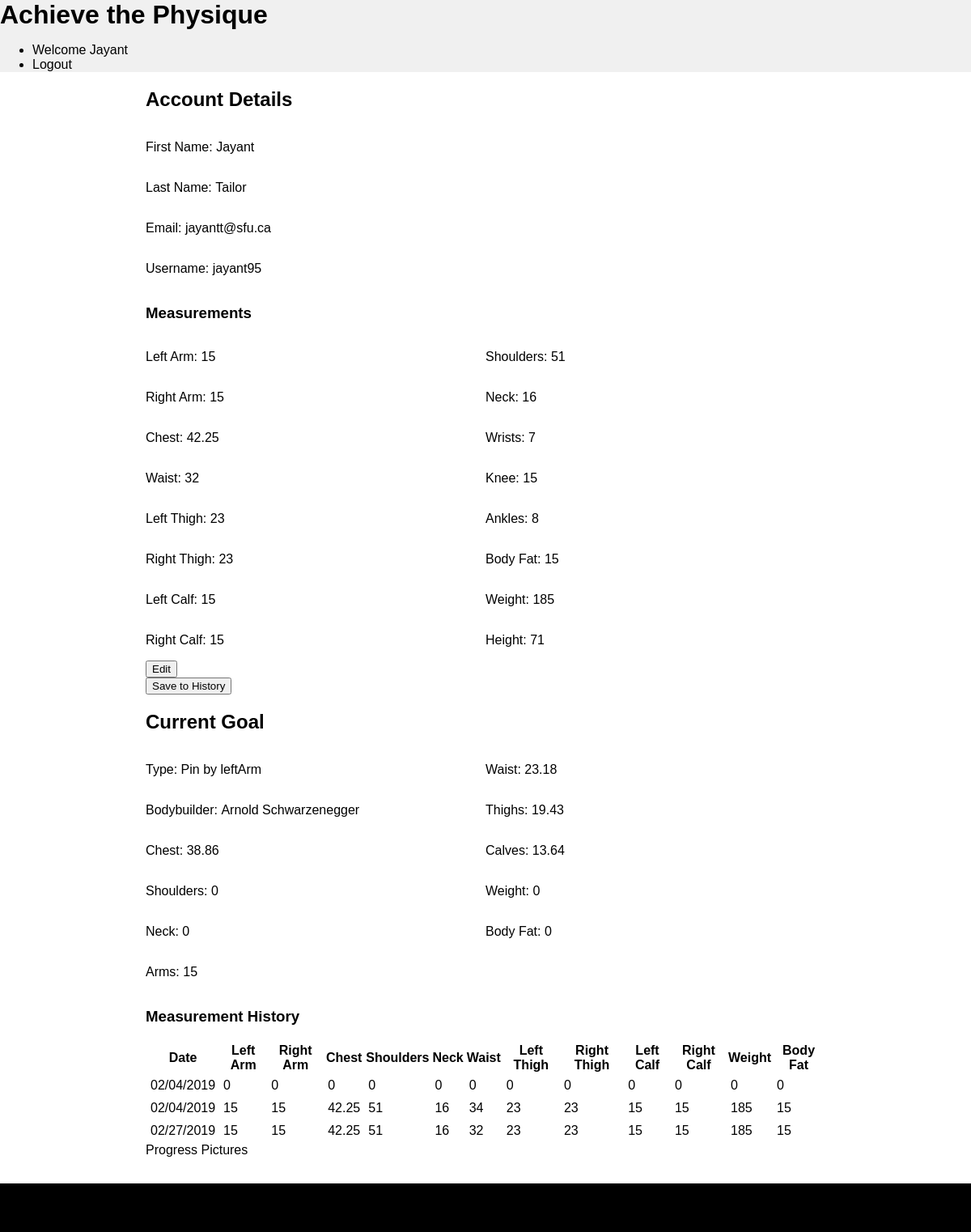
Screenshot of /profile.php (signed in) with the database file from the repository.
### tables this page shows
CREATE TABLE `members` (
  `memberID` int(11) NOT NULL,
  `firstName` varchar(255) NOT NULL,
  `lastName` varchar(255) NOT NULL,
  `email` varchar(255) NOT NULL,
  `username` varchar(255) NOT NULL,
  `password` varchar(255) NOT NULL,
  `leftArm` float NOT NULL,
  `rightArm` float NOT NULL,
  `chest` float NOT NULL,
  `waist` float NOT NULL,
  `leftThigh` float NOT NULL,
  `rightThigh` float NOT NULL,
  `leftCalf` float NOT NULL,
  `rightCalf` float NOT NULL,
  `shoulders` float NOT NULL,
  `wrists` float NOT NULL,
  `ankles` float NOT NULL,
  `bodyFat` float NOT NULL,
  `weight` float NOT NULL,
  `neck` float NOT NULL,
  `knee` float NOT NULL,
  `height` float NOT NULL
);

CREATE TABLE `goals` (
  `memberID` int(11) NOT NULL,
  `goalID` int(11) NOT NULL,
  `bodybuilderID` int(11) NOT NULL,
  `bodybuilderName` varchar(255) NOT NULL,
  `featureName` varchar(255) NOT NULL,
  `currentGoal` tinyint(1) NOT NULL,
  `date` varchar(255) NOT NULL,
  `arms` float NOT NULL,
  `chest` float NOT NULL,
  `waist` float NOT NULL,
  `thighs` float NOT NULL,
  `calves` float NOT NULL,
  `shoulders` float NOT NULL,
  `neck` float NOT NULL,
  `weight` float NOT NULL,
  `bodyFat` float NOT NULL
);

CREATE TABLE `memberlog` (
  `measurementID` int(11) NOT NULL,
  `memberID` int(11) NOT NULL,
  `timestamp` varchar(255) NOT NULL,
  `leftArm` float NOT NULL,
  `rightArm` float NOT NULL,
  `chest` float NOT NULL,
  `waist` float NOT NULL,
  `leftThigh` float NOT NULL,
  `rightThigh` float NOT NULL,
  `leftCalf` float NOT NULL,
  `rightCalf` float NOT NULL,
  `shoulders` float NOT NULL,
  `weight` float NOT NULL,
  `bodyFat` float NOT NULL,
  `neck` float NOT NULL
);

### includes/helper_functions.php (called while the page is built, shortened)
<?php
  function getProfileInformation($username, $connection) {
    $user_profile = [];
    if ($stmt = $connection->prepare('SELECT * FROM members WHERE username = ? LIMIT 1')) {
      $stmt->bind_param('s', $username);
      $stmt->execute();
    } else {
      $error = $connection->errno . ' ' . $connection->error;
      echo $error;
    }
    $result = $stmt->get_result();
    while ($row = $result->fetch_assoc()) {
      $user_profile['first-name'] = $row['firstName'];
      $user_profile['last-name'] = $row['lastName'];
      $user_profile['email'] = $row['email'];
      $user_profile['username'] = $row['username'];
      $user_profile['leftArm'] = $row['leftArm'];
      $user_profile['rightArm'] = $row['rightArm'];
      $user_profile['chest'] = $row['chest'];
      $user_profile['waist'] = $row['waist'];
      $user_profile['leftThigh'] = $row['leftThigh'];
      $user_profile['rightThigh'] = $row['rightThigh'];
      $user_profile['leftCalf'] = $row['leftCalf'];
      $user_profile['rightCalf'] = $row['rightCalf'];
      $user_profile['shoulders'] = $row['shoulders'];
      $user_profile['neck'] = $row['neck'];
      $user_profile['knee'] = $row['knee'];
      $user_profile['wrists'] = $row['wrists'];
      $user_profile['ankles'] = $row['ankles'];
      $user_profile['bodyFat'] = $row['bodyFat'];
      $user_profile['weight'] = $row['weight'];
      $user_profile['height'] = $row['height'];
    }
    return $user_profile;
  }
  function getUserMeasurementLog($userID, $connection) {
    $user_log = [];
    $row_count = 0;
    if ($stmt = $connection->prepare('SELECT * FROM memberlog WHERE memberID = ?')) {
      $stmt->bind_param('s', $userID);
      $stmt->execute();
    } else {
      $error = $connection->errno . ' ' . $connection->error;
      echo $error;
    }
    $result = $stmt->get_result();
    while ($row = $result->fetch_assoc()) {
      $user_row = [];
      $user_row['timestamp'] = $row['timestamp'];
      $user_row['leftArm'] = $row['leftArm'];
      $user_row['rightArm'] = $row['rightArm'];
      $user_row['chest'] = $row['chest'];
      $user_row['waist'] = $row['waist'];
      $user_row['leftThigh'] = $row['leftThigh'];
      $user_row['rightThigh'] = $row['rightThigh'];
      $user_row['shoulders'] = $row['shoulders'];
      $user_row['neck'] = $row['neck'];
      $user_row['leftCalf'] = $row['leftCalf'];
      $user_row['rightCalf'] = $row['rightCalf'];
      $user_row['weight'] = $row['weight'];
      $user_row['bodyFat'] = $row['bodyFat'];
      $user_log[$row_count] = $user_row;
      $row_count++;
    }
    return $user_log;
  }
  function getCurrentUserGoal($memberID, $connection) {
    $goalMeasurements = [];
    $sql = "SELECT * from goals WHERE memberID = ? AND currentGoal = 1";
    if ($stmt = $connection->prepare($sql)) {
      $stmt->bind_param('i', $memberID);
      $stmt->execute();
    } else {
      $error = $connection->errno . ' ' . $connection->error;
      echo $error;
    }
    $result = $stmt->get_result();
    while ($row = $result->fetch_assoc()) {
      $goalMeasurements['bodybuilder'] = $row['bodybuilderName'];
      $goalMeasurements['featureName'] = $row['featureName'];
      $goalMeasurements['date'] = $row['date'];
      $goalMeasurements['arms'] = $row['arms'];
      $goalMeasurements['chest'] = $row['chest'];
      $goalMeasurements['waist'] = $row['waist'];
      $goalMeasurements['thighs'] = $row['thighs'];
      $goalMeasurements['calves'] = $row['calves'];
      $goalMeasurements['shoulders'] = $row['shoulders'];
      $goalMeasurements['neck'] = $row['neck'];
      $goalMeasurements['weight'] = $row['weight'];
      $goalMeasurements['bodyFat'] = $row['bodyFat'];
    }
    return $goalMeasurements;
  }
?>

### profile.php (the view, shortened to what this page needs)
<?php
  require("includes/header.php");
  require_once("includes/db_connection.php");
  require_once("includes/helper_functions.php");
  $user_profile = [];
  $editActive = false;
  if (!empty($_SESSION['username'])) {
    $user_profile = getProfileInformation($_SESSION['username'], $connection);
    $userGoal = getCurrentUserGoal($_SESSION['memberID'], $connection);
  } else {
    header("Location: login.php");
  }
?>
<h2>Account Details</h2>
<form action="<?php echo htmlspecialchars($_SERVER["PHP_SELF"]);?>" method="post">
  <div class="profile-form">
    <div class="profile-info-group">
      <label>First Name:</label>
      <p><?php echo $user_profile['first-name'] ?></p>
    </div>
    <div class="profile-info-group">
      <label>Last Name:</label>
      <p><?php echo $user_profile['last-name'] ?></p>
    </div>
    <div class="profile-info-group">
      <label>Email:</label>
      <p><?php echo $user_profile['email'] ?></p>
    </div>
    <div class="profile-info-group">
      <label>Username:</label>
      <p><?php echo $user_profile['username'] ?></p>
    </div>
    <h3>Measurements</h3>
    <div class="profile-flexbox">
      <div class="flexbox-panel">
        <div class="profile-info-group">
          <label>Left Arm:</label>
          <?php echo $editActive ? "<input class='profile-input' type='number' step='0.01' name='leftArm' value=".$user_profile['leftArm'].">" : "<p>".$user_profile['leftArm']."</p>"; ?>
        </div>
        <div class="profile-info-group">
          <label>Right Arm:</label>
          <?php echo $editActive ? "<input class='profile-input' type='number' step='0.01' name='rightArm' value=".$user_profile['rightArm'].">" : "<p>".$user_profile['rightArm']."</p>"; ?>
        </div>
        <div class="profile-info-group">
          <label>Chest:</label>
          <?php echo $editActive ? "<input class='profile-input' type='number' step='0.01' name='chest' value=".$user_profile['chest'].">" : "<p>".$user_profile['chest']."</p>"; ?>
        </div>
        <div class="profile-info-group">
          <label>Waist:</label>
          <?php echo $editActive ? "<input class='profile-input' type='number' step='0.01' name='waist' value=".$user_profile['waist'].">" : "<p>".$user_profile['waist']."</p>"; ?>
        </div>
        <div class="profile-info-group">
          <label>Left Thigh:</label>
          <?php echo $editActive ? "<input class='profile-input' type='number' step='0.01' name='leftThigh' value=".$user_profile['leftThigh'].">" : "<p>".$user_profile['leftThigh']."</p>"; ?>
        </div>
        <div class="profile-info-group">
          <label>Right Thigh:</label>
          <?php echo $editActive ? "<input class='profile-input' type='number' step='0.01' name='rightThigh' value=".$user_profile['rightThigh'].">" : "<p>".$user_profile['rightThigh']."</p>"; ?>
        </div>
        <div class="profile-info-group">
          <label>Left Calf:</label>
          <?php echo $editActive ? "<input class='profile-input' type='number' step='0.01' name='leftCalf' value=".$user_profile['leftCalf'].">" : "<p>".$user_profile['leftCalf']."</p>"; ?>
        </div>
        <div class="profile-info-group">
          <label>Right Calf:</label>
          <?php echo $editActive ? "<input class='profile-input' type='number' step='0.01' name='rightCalf' value=".$user_profile['rightCalf'].">" : "<p>".$user_profile['rightCalf']."</p>"; ?>
        </div>
      </div>
      <div class="flexbox-panel">
        <div class="profile-info-group">
          <label>Shoulders:</label>
          <?php echo $editActive ? "<input class='profile-input' type='number' step='0.01' name='shoulders' value=".$user_profile['shoulders'].">" : "<p>".$user_profile['shoulders']."</p>"; ?>
        </div>
        <div class="profile-info-group">
          <label>Neck:</label>
          <?php echo $editActive ? "<input class='profile-input' type='number' step='0.01' name='neck' value=".$user_profile['neck'].">" : "<p>".$user_profile['neck']."</p>"; ?>
        </div>
        <div class="profile-info-group">
          <label>Wrists:</label>
          <?php echo $editActive ? "<input class='profile-input' type='number' step='0.01' name='wrists' value=".$user_profile['wrists'].">" : "<p>".$user_profile['wrists']."</p>"; ?>
        </div>
        <div class="profile-info-group">
          <label>Knee:</label>
          <?php echo $editActive ? "<input class='profile-input' type='number' step='0.01' name='knee' value=".$user_profile['knee'].">" : "<p>".$user_profile['knee']."</p>"; ?>
        </div>
        <div class="profile-info-group">
          <label>Ankles:</label>
          <?php echo $editActive ? "<input class='profile-input' type='number' step='0.01' name='ankles' value=".$user_profile['ankles'].">" : "<p>".$user_profile['ankles']."</p>"; ?>
        </div>
        <div class="profile-info-group">
          <label>Body Fat:</label>
          <?php echo $editActive ? "<input class='profile-input' type='number' step='0.01' name='bodyFat' value=".$user_profile['bodyFat'].">" : "<p>".$user_profile['bodyFat']."</p>"; ?>
        </div>
        <div class="profile-info-group">
          <label>Weight:</label>
          <?php echo $editActive ? "<input class='profile-input' type='number' step='0.01' name='weight' value=".$user_profile['weight'].">" : "<p>".$user_profile['weight']."</p>"; ?>
        </div>
        <div class="profile-info-group">
          <label>Height:</label>
          <?php echo $editActive ? "<input class='profile-input' type='number' step='0.01' name='height' value=".$user_profile['height'].">" : "<p>".$user_profile['height']."</p>"; ?>
        </div>
      </div>
    </div>
    <?php echo $editActive ? "<input class='profile-button' type='submit' name='update' value='Update'/>" : "<input class='profile-button' type='submit' name='edit' value='Edit'/>" ;?>
    <input class="profile-button" type="submit" name="save-log" value="Save to History">
  </div>
</form>
<h2>Current Goal</h2>
<div class="custom-stats">
  <div class="profile-flexbox">
    <div class="flexbox-panel">
      <div class="custom-stat-group">
        <label>Type:</label>
        <?php echo $userGoal ? "<p>" . $userGoal['featureName'] . "</p>" : "<p>N/A</p>"; ?>
      </div>
        <?php
          if ($userGoal) {
            if ($userGoal['bodybuilder'] != NULL) {
              echo "<div class='custom-stat-group'>";
              echo 		"<label>Bodybuilder: </label>";
              echo 		"<p>" . $userGoal['bodybuilder'] . "</p>";
              echo "</div>";
            }
          }
        ?>
      <div class="custom-stat-group">
        <label>Chest:</label>
        <?php echo "<p>" . round($userGoal['chest'], 2) . "</p>"; ?>
      </div>
      <div class="custom-stat-group">
        <label>Shoulders:</label>
        <?php echo "<p>" . round($userGoal['shoulders'], 2) . "</p>"; ?>
      </div>
      <div class="custom-stat-group">
        <label>Neck:</label>
        <?php echo "<p>" . round($userGoal['neck'], 2) . "</p>"; ?>
      </div>
      <div class="custom-stat-group">
        <label>Arms:</label>
        <?php echo "<p>" . round($userGoal['arms'], 2) . "</p>"; ?>
      </div>
    </div>
    <div class="flexbox-panel">
      <div class="custom-stat-group">
        <label>Waist:</label>
        <?php echo "<p>" . round($userGoal['waist'], 2) . "</p>"; ?>
      </div>
      <div class="custom-stat-group">
        <label>Thighs:</label>
        <?php echo "<p>" . round($userGoal['thighs'], 2) . "</p>"; ?>
      </div>
      <div class="custom-stat-group">
        <label>Calves:</label>
        <?php echo "<p>" . round($userGoal['calves'], 2) . "</p>"; ?>
      </div>
      <div class="custom-stat-group">
        <label>Weight:</label>
        <?php echo "<p>" . round($userGoal['weight'], 2) . "</p>"; ?>
      </div>
      <div class="custom-stat-group">
        <label>Body Fat:</label>
        <?php echo "<p>" . round($userGoal['bodyFat'], 2) . "</p>"; ?>
      </div>
    </div>
  </div>
</div>
<div class="measurement-history">
  <h3>Measurement History</h3>
  <table class="log-history-table">
    <tr>
      <th>Date</th>
      <th>Left Arm</th>
      <th>Right Arm</th>
      <th>Chest</th>
      <th>Shoulders</th>
      <th>Neck</th>
      <th>Waist</th>
      <th>Left Thigh</th>
      <th>Right Thigh</th>
      <th>Left Calf</th>
      <th>Right Calf</th>
      <th>Weight</th>
      <th>Body Fat</th>
    </tr>
    <?php
      $log = getUserMeasurementLog($_SESSION['memberID'], $connection);
      foreach($log as $row_array) {
        $date = date('m/d/Y', $row_array['timestamp']);
        echo "<tr>";
        echo "<td>" . $date . "</td>";
        echo "<td>" . $row_array['leftArm'] . "</td>";
        echo "<td>" . $row_array['rightArm'] . "</td>";
        echo "<td>" . $row_array['chest'] . "</td>";
        echo "<td>" . $row_array['shoulders'] . "</td>";
        echo "<td>" . $row_array['neck'] . "</td>";
        echo "<td>" . $row_array['waist'] . "</td>";
        echo "<td>" . $row_array['leftThigh'] . "</td>";
        echo "<td>" . $row_array['rightThigh'] . "</td>";
        echo "<td>" . $row_array['leftCalf'] . "</td>";
        echo "<td>" . $row_array['rightCalf'] . "</td>";
        echo "<td>" . $row_array['weight'] . "</td>";
        echo "<td>" . $row_array['bodyFat'] . "</td>";
        echo "</tr>";
      }
     ?>
  </table>
</div>
<div class="upload-history">
  <a href="profile-history.php">Progress Pictures</a>
</div>
<?php require("includes/footer.php"); ?>

### css/main.css (style rules this page uses)
body { margin: 0; padding: 0; font-family: helvetica; }
a { color: inherit; text-decoration: none; }
.login-form>label,input { display: block; }
.profile-info-group p, .custom-stat-group p { display: inline-block; }
.profile-flexbox { display: flex; justify-content: space-between; flex-wrap: wrap; }
.flexbox-panel { width: 50%; }
td { padding: 0.25rem; }

### rows the page displays
members: firstName "Jayant", lastName "Tailor", email "jayantt@sfu.ca", username "jayant95", leftArm "15", rightArm "15", chest "42.25", waist "32", leftThigh "23", rightThigh "23", leftCalf "15", rightCalf "15", shoulders "51", neck "16", wrists "7", knee "15", ankles "8", bodyFat "15", weight "185", height "71"
goals: featureName "Pin by leftArm", bodybuilderName "Arnold Schwarzenegger", chest "38.86", shoulders "0", neck "0", arms "15", waist "23.18", thighs "19.43", calves "13.64", weight "0", bodyFat "0"
memberlog: timestamp "02/04/2019", leftArm "0", rightArm "0", chest "0", shoulders "0", neck "0", waist "0", leftThigh "0", rightThigh "0", leftCalf "0", rightCalf "0", weight "0", bodyFat "0"
memberlog: timestamp "02/04/2019", leftArm "15", rightArm "15", chest "42.25", shoulders "51", neck "16", waist "34", leftThigh "23", rightThigh "23", leftCalf "15", rightCalf "15", weight "185", bodyFat "15"
memberlog: timestamp "02/27/2019", leftArm "15", rightArm "15", chest "42.25", shoulders "51", neck "16", waist "32", leftThigh "23", rightThigh "23", leftCalf "15", rightCalf "15", weight "185", bodyFat "15"

### other values shown
$_SESSION['first-name'] "Jayant"
